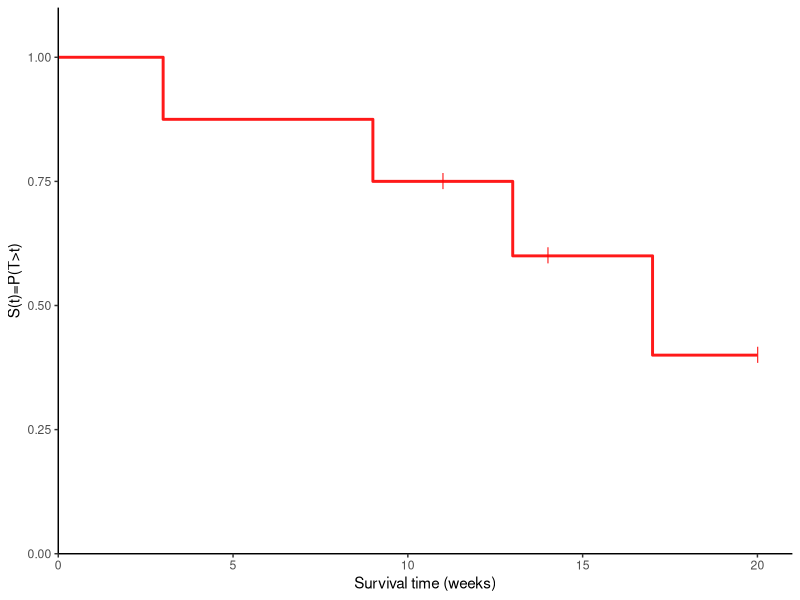
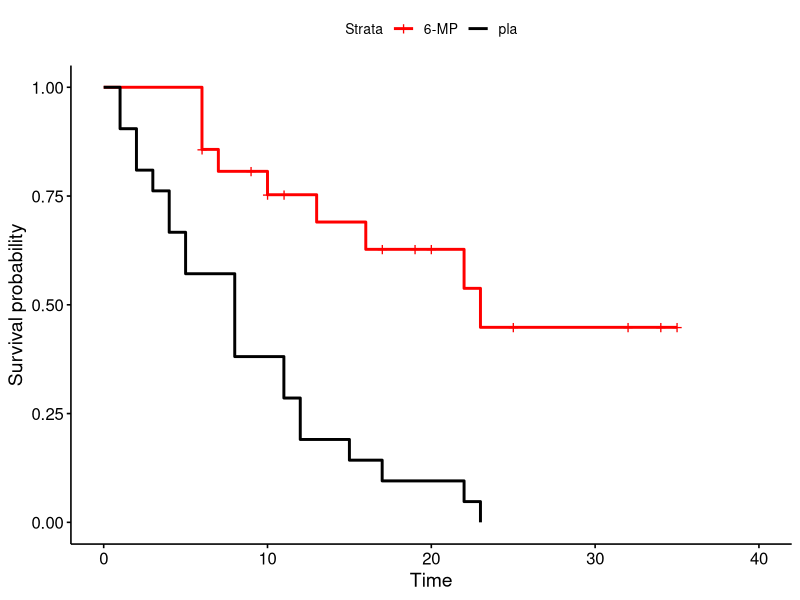

These charts were generated, in order, by the following R code:
## ---- chunk 1
#| echo: false 
#| eval: true
#| message: false
#| warning: false
#| error: false 

#generate data
id_ex1 <- seq(1:8)
age_diag_ex1 <- c(25, 28, 37, 39, 42, 46, 51, 58)
age_out_ex1 <- c(42, 37, 57, 50, 55, 49, 71, 72)
outcome_ex1 <- c("Death", "Death", "Alive at end of FU", "Alive at end of FU", "Death", "Death", "Alive at end of FU", "Alive at end of FU")
df_ex1 <- data.frame(id_ex1, age_diag_ex1, age_out_ex1, outcome_ex1)
names(df_ex1) <- c("ID", "Age at diagnosis", "Age at outcome", "Outcome")
df_ex1
## ---- chunk 2
#| echo: true 
#| eval: true
#| message: false
#| warning: false
#| error: false 

#compute time at risk (survival time)
df_ex1$time <- df_ex1$`Age at outcome` - df_ex1$`Age at diagnosis`
df_ex1$cens <- ifelse(df_ex1$Outcome != "Death", 0, 1)

cbind.data.frame(df_ex1$time, df_ex1$cens)
## ---- chunk 3
#| echo: true 
#| eval: true
#| message: false
#| warning: false
#| error: false 

#compute overall death rate
sum(df_ex1$cens == 1) / sum(df_ex1$time)
## ---- chunk 4
#| echo: true 
#| eval: true
#| message: false
#| warning: false
#| error: false 

#manually calculate KM estimate
#step 1: sort by unique event times and add time origin
sort_times <- sort(unique(df_ex1$time))
sort_times0 <- c(0, sort_times[-length(sort_times)])

#step 2-3: count the number at risk (having not experienced event) and number of deaths in each interval [t(j),t(j+1))
n.atrisk <- n.dead <- rep(NA, length(sort_times))
for(i in 1:length(sort_times)) {
  n.atrisk[i] <- nrow(subset(df_ex1, time > sort_times0[i]))
  n.dead[i] <- nrow(subset(subset(df_ex1, time > sort_times0[i]), 
                           time <= sort_times[i] & cens == 1))
}

#step 4: calculate conditional probability of surviving the interval
p.surv.int <- (n.atrisk - n.dead) / n.atrisk

#step 5: calculate cumulative probability of survival from time zero until end of the interval 
st_km <- cumprod(p.surv.int)

#put in df from plotting
km.df <- data.frame(sort_times0, sort_times, n.atrisk, n.dead, p.surv.int, st_km)
names(km.df) <- c("Survival_time0", "Survival_time", "n", "d", "p", "S_KM")

km.df
## ---- chunk 5
#| echo: true 
#| eval: true
#| message: false
#| warning: false
#| error: false 

#check calculations using survival package
library(survival)
km_survfit_ex1 <- survfit(Surv(time, cens) ~ 1, data=df_ex1)
summary(km_survfit_ex1)
## ---- chunk 6
#| eval: true
#| echo: true
#| warning: false
#| error: false
#| tidy: true 
#| fig.show: 'hold'
#| out.width: '80%' 
#| out.extra: ''
#| fig.pos: 'h'
#| label: fig-km
#| fig.cap: "KM plot."

#add new line to KM data set to make plot start at 1 on Y axis
line1 <- cbind.data.frame(0,0,8,1,1,1)
names(line1) <- names(km.df)
km.df <- rbind.data.frame(line1,km.df)

#manually draw KM plot
library(ggplot2)
ggplot(km.df, aes(x=Survival_time, y=S_KM)) +
  geom_step(color="red", size=1, alpha=0.9, linetype=1) +
  geom_point(data = km.df[km.df$d==0, ], color = "red", shape = "|", size = 4) +
  xlab("Survival time (weeks)") + ylab("S(t)=P(T>t)") +
  scale_x_continuous(expand = c(0, 0), limits = c(0, 21)) +
  scale_y_continuous(expand = c(0, 0), limits = c(0, 1.1)) +
  theme(panel.grid.major = element_blank(), 
        panel.grid.minor = element_blank(), panel.background = element_blank(), 
        axis.line = element_line(colour = "black"), plot.title = element_text(hjust = 0.5), 
        strip.background =element_rect(fill="white"))
## ---- chunk 7
#| echo: true 
#| eval: true
#| message: false
#| warning: false
#| error: false 

#calculate median sruvival time
min(km.df$Survival_time[km.df$S_KM < 0.5], na.rm = TRUE)
## ---- chunk 8
#| echo: false 
#| eval: true
#| message: false
#| warning: false
#| error: false 

#generate data
library(kableExtra)
id_ex2 <- seq(1:14)
time_ex2 <- c(17, 336, 488, 553, 967, 1434, 1645, 2455, 
              171, 575, 868, 960, 1142, 1357)
cens_ex2 <- c(0, 1, 0, 0, 0, 0, 0, 0, 
              1, 1, 1, 1, 0, 0)
group_ex2 <- c(rep("low", 8), 
               rep("high", 6))
df_ex2 <- data.frame(id_ex2, time_ex2, cens_ex2, group_ex2)
names(df_ex2) <- c("ID", "time", "cens", "group")
df_ex2$group <- factor(df_ex2$group, levels = c("low", "high"))
df_ex2
## ---- chunk 9
#| echo: true 
#| eval: true
#| message: false
#| warning: false
#| error: false 

#calculate log-rank test statistic

# get group levels and their number
group.lev <- levels(df_ex2$group)
n.group.lev <- length(group.lev)
# sort out unique times
sort_times <- sort(unique(df_ex2$time))
sort_times0 <- c(0, sort_times[-length(sort_times)])

# calculate number at risk and dead for each interval by group
n.atrisk <- n.dead <- matrix(NA, nrow = nrow(df_ex2), ncol = (n.group.lev+1))
n.atrisk[, 1] <- n.dead[, 1] <- df_ex2$time 
for(i in 1:length(sort_times)) {
  for(j in 1:n.group.lev) {
   n.atrisk[i, j+1] <- nrow(subset(subset(df_ex2, time > sort_times0[i]), group == group.lev[j]))
   n.dead[i, j+1] <- nrow(subset(subset(df_ex2, time == sort_times[i]), 
                            cens == 1 & group == group.lev[j]))
  }
}
colnames(n.atrisk) <- c("Time", paste("n", group.lev, sep = "."))
colnames(n.dead) <- c("Time", paste("d", group.lev, sep = "."))
tbl.res <- cbind.data.frame(n.atrisk, n.dead[, -1])

# compute number of alive and uncensored, number of deaths in each interval across groups, and the expected number of deaths in each group
n.all <- apply(tbl.res[, paste("n", group.lev, sep = ".")], 1, sum)
d.all <- apply(tbl.res[, paste("d", group.lev, sep = ".")], 1, sum)
n.exp <- tbl.res[, paste("n", group.lev, sep = ".")] * d.all / n.all 
colnames(n.exp) <- paste("e", group.lev, sep = ".")
tbl.res <- cbind.data.frame(tbl.res, n.exp)

kbl(tbl.res)
## ---- chunk 10
#| echo: true 
#| eval: true
#| message: false
#| warning: false
#| error: false 

#compute chi2 statistic and get p-value

Obs <- apply(tbl.res[, c("d.low", "d.high")], 2, sum)
Exp <- apply(tbl.res[, c("e.low", "e.high")], 2, sum)
chi2 <- sum((Obs - Exp)^2 / (Exp))

chi2

df <- length(unique(df_ex2$group)) - 1
pval <- round(pchisq(chi2, df = df, lower.tail = FALSE), digits = 3)

pval
## ---- chunk 11
#| echo: true 
#| eval: true
#| message: false
#| warning: false
#| error: false 

#compute chi2 statistic and get p-value using survival package
survdiff(Surv(time, cens) ~ group, data=df_ex2)
## ---- chunk 12
#| echo: false 
#| eval: true
#| message: false
#| warning: false
#| error: false 

#generate data
library(survminer)
id_ex3 <- seq(1:42)
time_ex3 <- c(6, 6, 6, 6, 7, 9, 10, 10, 11, 13, 16, 17, 19, 20, 22, 23, 25, 32, 32, 34, 35,  
              1, 1, 2, 2, 3, 4, 4, 5, 5, 8, 8, 8, 8, 11, 11, 12, 12, 15, 17, 22, 23)
cens_ex3 <- c(1, 1, 1, 0, 1, 0, 1, 0, 0, 1, 1, 0, 0, 0, 1, 1, 0, 0, 0, 0, 0,
              rep(1, 21))
group_ex3 <- c(rep("6-MP", 21), 
               rep("pla", 21))
df_ex3 <- data.frame(id_ex3, time_ex3, cens_ex3, group_ex3)
names(df_ex3) <- c("ID", "time", "cens", "group")
df_ex3$group <- factor(df_ex3$group, levels = c("6-MP", "pla"))
df_ex3
## ---- chunk 13
#| eval: true
#| echo: true
#| warning: false
#| error: false
#| tidy: true 
#| fig.show: 'hold'
#| out.width: '80%' 
#| out.extra: ''
#| fig.pos: 'h'
#| label: fig-km3
#| fig.cap: "KM plot for the groups 6-MP and placebo."

#compute KM estimates and draw plot
km_fit3 <- survfit(Surv(time, cens) ~ group, data=df_ex3)

ggsurvplot(km_fit3, data = df_ex3,
           palette = c("red", "black"),
           legend.labs = c("6-MP", "pla")) 
## ---- chunk 14
#| echo: true 
#| eval: true
#| message: false
#| warning: false
#| error: false 

#compute chi2 statistic and get p-value using survival package
survdiff(Surv(time, cens) ~ group, data=df_ex3)
